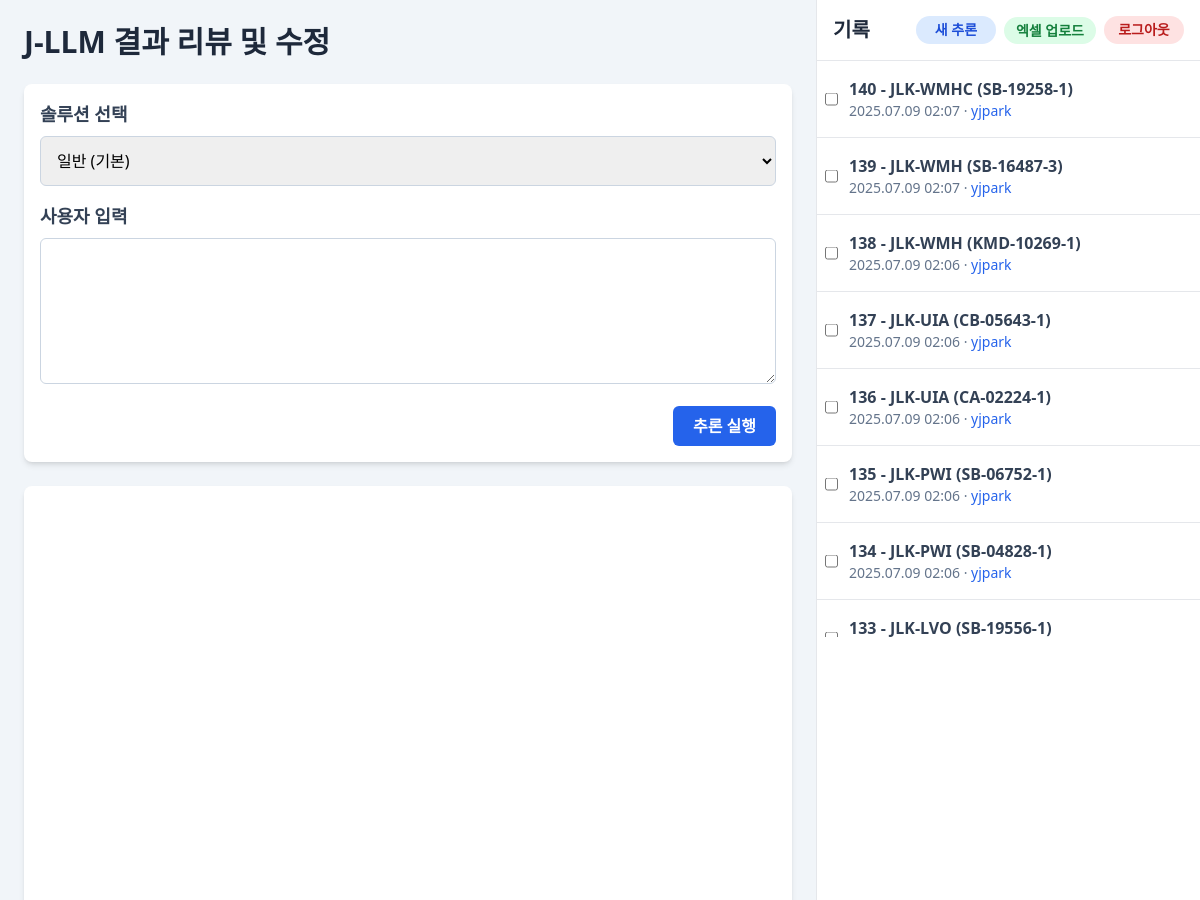
/editor/ (signed in, upper part), run on an earlier commit of the app's database.
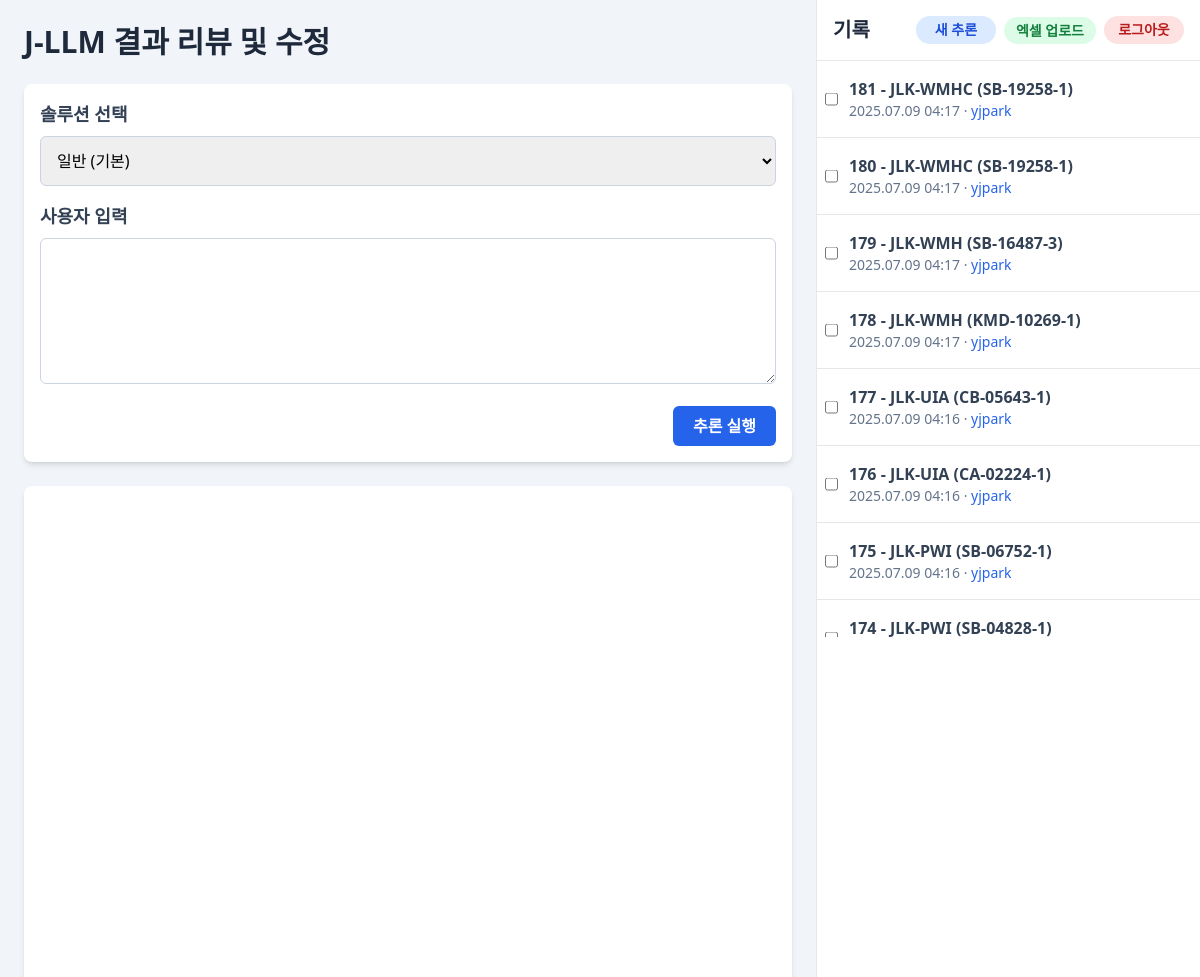
And on a later commit of the database.
### editor/models.py (models this page shows, shortened)
class InferenceResult(models.Model):
    prompt = models.TextField("프롬프트 요약")
    original_text = models.TextField("원본 추론 결과 (Raw Text)")
    edited_text = models.TextField("수정된 텍스트 (Raw Text)", blank=True)
    parsed_result = models.JSONField("파싱된/수정된 결과", null=True, blank=True)
    patient_id = models.CharField("환자ID", max_length=100, blank=True)
    solution_name = models.CharField("솔루션 이름", max_length=100, blank=True)
    last_modified_by = models.ForeignKey(
        settings.AUTH_USER_MODEL,
        null=True,
        blank=True,
        on_delete=models.SET_NULL,
        verbose_name="마지막 수정자",
        related_name="modified_results",
    )
    created_at = models.DateTimeField("생성 시각", default=timezone.now)
    def get_editors(self):
        names = []
        seen = set()
        for h in self.history.exclude(editor=None).select_related('editor').order_by('created_at'):
            username = h.editor.username
            if username not in seen:
                seen.add(username)
                names.append(username)
        if self.last_modified_by and self.last_modified_by.username not in seen:
            names.append(self.last_modified_by.username)
        return names

### editor/views.py (the view, shortened to what this page needs)
# urls.py: path('', views.main_editor_view, name='main_editor'),
@login_required
def main_editor_view(request, result_id=None):
    all_results = InferenceResult.objects.order_by('-created_at')
    current_result = None
    if result_id:
        current_result = get_object_or_404(InferenceResult, pk=result_id)
    for res in all_results:
        if res.last_modified_by:
            res.user_color = get_user_color(res.last_modified_by.username)
        else:
            res.user_color = ''
        res.editors = [
            {'name': name, 'color': get_user_color(name)}
            for name in res.get_editors()
        ]
    context = {
        'all_results': all_results,
        'current_result': current_result,
        'solutions_data': SOLUTIONS_DATA,
        'user_color': get_user_color(request.user.username),
    }
    return render(request, 'editor/main_editor.html', context)

### editor/utils.py (called while the page is built)
def get_user_color(username: str) -> str:
    return USER_COLORS[hash(username) % len(USER_COLORS)]

### editor/templates/editor/main_editor.html (shortened to what this page needs)
<!DOCTYPE html>
<html lang="ko">
{% load diff_tags %}
<head>
    <script src="https://cdn.tailwindcss.com"></script>
</head>
<body class="bg-slate-100">
<div class="flex h-screen">
    <div class="flex-grow flex flex-col p-4 md:p-6 space-y-6 overflow-y-auto">
        <header>
            <h1 class="text-3xl font-bold text-slate-800">J-LLM 결과 리뷰 및 수정</h1>
        </header>
        <div id="input-form-container" class="bg-white p-4 rounded-lg shadow-md {% if current_result %}hidden{% endif %}">
            <form action="{% url 'editor:create_inference' %}" method="post" enctype="multipart/form-data">
                <div class="mb-4">
                    <label for="solution" class="block text-lg font-semibold mb-2 text-slate-700">솔루션 선택</label>
                    <select name="solution" id="solution" class="w-full p-3 border border-slate-300 rounded-md">
                        <option value="default">일반 (기본)</option>
                    </select>
                </div>
                <div id="default-prompt-area">
                    <label for="prompt" class="block text-lg font-semibold mb-2 text-slate-700">사용자 입력</label>
                    <textarea name="prompt" id="prompt" rows="5" class="w-full p-3 border border-slate-300 rounded-md"></textarea>
                </div>
                <div class="text-right mt-4">
                    <button type="submit" class="bg-blue-600 text-white font-bold py-2 px-5 rounded-md hover:bg-blue-700">추론 실행</button>
                </div>
            </form>
        </div>
        <div class="flex-grow bg-white p-4 rounded-lg shadow-md flex flex-col">
            {% if current_result %}
            <form id="edit-form" action="{% url 'editor:save_edit' current_result.id %}" method="post" class="flex-grow flex flex-col">
                {% csrf_token %}
                <div class="mb-4">
                    <h2 class="text-xl font-bold text-slate-800">결과 보기 및 수정 (ID: {{ current_result.id }})</h2>
                    <p class="text-sm text-slate-500 mt-1">
                        <strong>환자 ID:</strong> {{ current_result.patient_id }}
                        <strong class="ml-4">솔루션:</strong> {{ current_result.solution_name }}
                        {% if current_result.editors %}
                            <span class="ml-4"><strong>수정자:</strong>
                                {% for ed in current_result.editors %}
                                    <span class="{{ ed.color }}">{{ ed.name }}</span>{% if not forloop.last %}, {% endif %}
                                {% endfor %}
                            </span>
                        {% endif %}
                    </p>
                    {% if not current_result.edited_text|json_equal:current_result.original_text %}
                    <div class="mt-2 p-2 bg-slate-50 rounded">
                        <pre class="whitespace-pre-wrap text-sm">{% json_history_diff current_result %}</pre>
                    </div>
                    {% endif %}
                </div>
                {% if current_result.images.all %}
                <div class="mb-4 p-4 bg-slate-50 rounded-lg border">
                    <h3 class="font-semibold text-lg mb-2">첨부된 이미지</h3>
                    <div class="flex flex-wrap gap-4">
                    {% for img in current_result.images.all %}
                        <div class="text-center">
                            <img src="{{ img.image.url }}" alt="{{ img.image.name }}" class="zoomable-image h-32 w-32 object-cover rounded-md shadow-md cursor-pointer hover:opacity-80 transition-opacity">
                            <p class="text-xs text-slate-500 mt-1 truncate w-32">{{ img.image.name|cut:"inference_images/" }}</p>
                        </div>
                    {% endfor %}
                    </div>
                </div>
                {% endif %}
                {% if current_result.parsed_result %}
                <div class="mb-4 p-4 bg-slate-50 rounded-lg border space-y-4">
                    <h3 class="font-semibold text-lg mb-2">구조화된 결과 수정</h3>
                    <fieldset class="border-t border-slate-200 pt-4">
                        <legend class="text-base font-semibold text-slate-800">환자 정보</legend>
                        <div class="grid grid-cols-1 sm:grid-cols-2 md:grid-cols-3 lg:grid-cols-5 gap-4 items-end mt-2">
                            <div><label class="block text-sm font-medium text-gray-500">환자ID</label><input type="text" name="환자ID" value="{{ current_result.parsed_result.환자ID|default_if_none:'' }}" class="editable-field mt-1 block w-full p-2 border rounded-md"></div>
                            <div><label class="block text-sm font-medium text-gray-500">성별</label><input type="text" name="성별" value="{{ current_result.parsed_result.성별|default_if_none:'' }}" class="editable-field mt-1 block w-full p-2 border rounded-md"></div>
                            <div><label class="block text-sm font-medium text-gray-500">나이</label><input type="number" name="나이" value="{{ current_result.parsed_result.나이|default_if_none:'' }}" class="editable-field mt-1 block w-full p-2 border rounded-md"></div>
                            <div><label class="block text-sm font-medium text-gray-500">영상 종류</label><input type="text" name="영상_종류" value="{{ current_result.parsed_result.영상_종류|default_if_none:'' }}" class="editable-field mt-1 block w-full p-2 border rounded-md"></div>
                            <div class="lg:col-span-2"><label class="block text-sm font-medium text-gray-500">검사 일시</label><input type="datetime-local" name="검사_일시" value="{{ current_result.parsed_result.검사_일시|default_if_none:'' }}" class="editable-field mt-1 block w-full p-2 border rounded-md"></div>
                        </div>
                    </fieldset>
                    {% with jlk_result=current_result.parsed_result.JLK_결과 %}
                    <fieldset class="border-t border-slate-200 pt-4">
                        <legend class="text-base font-semibold text-slate-800">JLK 결과</legend>
                        <div class="grid grid-cols-1 md:grid-cols-2 gap-4 mt-2">
                            <div><label class="block text-sm font-medium text-gray-500">병변 위치 (Vessel)</label><input type="text" name="JLK_결과__Lesion_Location_Vessel_territory" value="{{ jlk_result.Lesion_Location_Vessel_territory|default_if_none:'' }}" class="editable-field mt-1 block w-full p-2 border rounded-md"></div>
                            <div><label class="block text-sm font-medium text-gray-500">병변 위치 (Anatomic)</label><input type="text" name="JLK_결과__Lesion_Location_Anatomic_location" value="{{ jlk_result.Lesion_Location_Anatomic_location|default_if_none:'' }}" class="editable-field mt-1 block w-full p-2 border rounded-md"></div>
                            <div class="md:col-span-2"><label class="block text-sm font-medium text-gray-500">병변 위치 (Direction)</label><input type="text" name="JLK_결과__Lesion_Location_Direction" value="{{ jlk_result.Lesion_Location_Direction|default_if_none:'' }}" class="editable-field mt-1 block w-full p-2 border rounded-md"></div>
                            <div class="md:col-span-2"><label class="block text-sm font-medium text-gray-500">정량적 결과</label><textarea name="JLK_결과__정량적_결과" rows="3" class="editable-field mt-1 block w-full p-2 border rounded-md">{{ jlk_result.정량적_결과|default_if_none:'' }}</textarea></div>
                        </div>
                    </fieldset>
                    {% endwith %}
                    <fieldset class="border-t border-slate-200 pt-4">
                        <legend class="text-base font-semibold text-slate-800">종합적 결과</legend>
                        <div class="mt-2">
                            <textarea name="종합적_결과" rows="5" class="editable-field mt-1 block w-full p-2 border rounded-md">{{ current_result.parsed_result.종합적_결과|default_if_none:'' }}</textarea>
                        </div>
                    </fieldset>
                </div>
                {% endif %}
                <div class="flex justify-end items-center mt-4 space-x-2">
                    <button type="submit" formaction="{% url 'editor:delete_result' current_result.id %}" class="bg-red-600 text-white font-bold py-2 px-4 rounded-md" onclick="return confirm('정말로 삭제하시겠습니까?');">삭제</button>
                    <button type="submit" class="bg-green-600 text-white font-bold py-2 px-4 rounded-md">저장하기</button>
                </div>
            </form>
            {% else %}
            <div class="flex items-center justify-center h-full text-slate-500">
            </div>
            {% endif %}
        </div>
    </div>
<div class="w-1/3 max-w-sm bg-white border-l h-full flex flex-col flex-shrink-0">
        <div class="p-4 border-b flex justify-between items-center">
            <h2 class="text-xl font-bold text-slate-800 whitespace-nowrap">기록</h2>
            <div class="flex items-center space-x-2">
                <a href="{% url 'editor:main_editor' %}"
                class="bg-blue-100 text-blue-700 text-sm font-bold py-1 px-3 rounded-full hover:bg-blue-200 whitespace-nowrap min-w-[80px] text-center">
                새 추론
                </a>
                <form id="excel-upload-form" action="{% url 'editor:upload_excel' %}" method="post" enctype="multipart/form-data" class="inline">
                    <label for="excel-file-input"
                        class="bg-green-100 cursor-pointer text-green-700 text-sm font-bold py-1 px-3 rounded-full hover:bg-green-200 whitespace-nowrap min-w-[80px] text-center">
                        엑셀 업로드
                    </label>
                </form>
                {% if user.is_authenticated %}
                <form action="{% url 'logout' %}" method="post" class="inline">
                    <button type="submit"
                            class="bg-red-100 text-red-700 text-sm font-bold py-1 px-3 rounded-full hover:bg-red-200 whitespace-nowrap min-w-[80px] text-center">
                        로그아웃
                    </button>
                </form>
                {% endif %}
            </div>
        </div>
        <form id="delete-selected-form" method="post" action="{% url 'editor:delete_selected' %}" class="flex flex-col flex-grow">
            <ul id="history-list" class="overflow-y-auto flex-grow max-h-[36rem]">
                {% for result in all_results %}
                <li class="relative border-b hover:bg-slate-50 {% if current_result.id == result.id %}bg-blue-100{% endif %}">
                    <input type="checkbox" class="select-checkbox absolute left-2 top-1/2 -translate-y-1/2" name="selected_ids" value="{{ result.id }}" />
                    <a href="{% url 'editor:editor_with_id' result.id %}" class="block pl-8 p-4 history-link">
                        <p class="font-semibold text-slate-700 truncate">{{ result.id }} - {{ result.solution_name }} ({{ result.patient_id }})</p>
                        <p class="text-sm text-slate-500">
                            {{ result.created_at|date:"Y.m.d H:i" }}
                            {% if result.editors %}
                                ·
                                {% for ed in result.editors %}
                                    <span class="{{ ed.color }}">{{ ed.name }}</span>{% if not forloop.last %}, {% endif %}
                                {% endfor %}
                            {% endif %}
                        </p>
                    </a>
                </li>
                {% empty %}
                <li class="p-4 text-center text-slate-500">기록이 없습니다.</li>
                {% endfor %}
            </ul>
        </form>
    </div>
</div>
</body>
</html>

What changed in the data, as far as the page shows it:
removed InferenceResult: id "140", solution_name "JLK-WMHC", patient_id "SB-19258-1", created_at "2025.07.09 02:07", {{ ed.name }} "yjpark"
removed InferenceResult: id "139", solution_name "JLK-WMH", patient_id "SB-16487-3", created_at "2025.07.09 02:07", {{ ed.name }} "yjpark"
removed InferenceResult: id "138", solution_name "JLK-WMH", patient_id "KMD-10269-1", created_at "2025.07.09 02:06", {{ ed.name }} "yjpark"
removed InferenceResult: id "137", solution_name "JLK-UIA", patient_id "CB-05643-1", created_at "2025.07.09 02:06", {{ ed.name }} "yjpark"
removed InferenceResult: id "136", solution_name "JLK-UIA", patient_id "CA-02224-1", created_at "2025.07.09 02:06", {{ ed.name }} "yjpark"
removed InferenceResult: id "135", solution_name "JLK-PWI", patient_id "SB-06752-1", created_at "2025.07.09 02:06", {{ ed.name }} "yjpark"
removed InferenceResult: id "134", solution_name "JLK-PWI", patient_id "SB-04828-1", created_at "2025.07.09 02:06", {{ ed.name }} "yjpark"
removed InferenceResult: id "133", solution_name "JLK-LVO", patient_id "SB-19556-1"
added InferenceResult: id "181", solution_name "JLK-WMHC", patient_id "SB-19258-1", created_at "2025.07.09 04:17", {{ ed.name }} "yjpark"
added InferenceResult: id "180", solution_name "JLK-WMHC", patient_id "SB-19258-1", created_at "2025.07.09 04:17", {{ ed.name }} "yjpark"
added InferenceResult: id "179", solution_name "JLK-WMH", patient_id "SB-16487-3", created_at "2025.07.09 04:17", {{ ed.name }} "yjpark"
added InferenceResult: id "178", solution_name "JLK-WMH", patient_id "KMD-10269-1", created_at "2025.07.09 04:17", {{ ed.name }} "yjpark"
added InferenceResult: id "177", solution_name "JLK-UIA", patient_id "CB-05643-1", created_at "2025.07.09 04:16", {{ ed.name }} "yjpark"
added InferenceResult: id "176", solution_name "JLK-UIA", patient_id "CA-02224-1", created_at "2025.07.09 04:16", {{ ed.name }} "yjpark"
added InferenceResult: id "175", solution_name "JLK-PWI", patient_id "SB-06752-1", created_at "2025.07.09 04:16", {{ ed.name }} "yjpark"
added InferenceResult: id "174", solution_name "JLK-PWI", patient_id "SB-04828-1"
